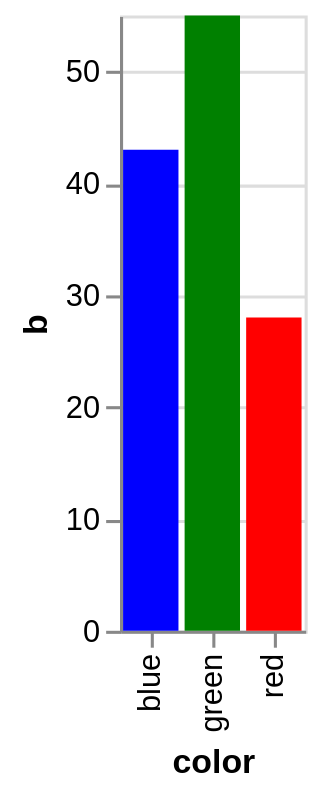

Vega-Lite specification for this chart:
### Vega specification from a JSON file in a GitHub repository (floating-point values rounded to 4 significant figures)
{"$schema": "https://vega.github.io/schema/vega/v5.json", "description": "A bar chart that directly encodes color names in the data.", "background": "white", "padding": 5, "height": 200, "style": "cell", "data": [{"name": "source_0", "values": [{"color": "red", "b": 28}, {"color": "green", "b": 55}, {"color": "blue", "b": 43}]}, {"name": "data_0", "source": "source_0", "transform": [{"type": "stack", "groupby": ["color"], "field": "b", "sort": {"field": [], "order": []}, "as": ["b_start", "b_end"], "offset": "zero"}, {"type": "filter", "expr": "isValid(datum[\"b\"]) && isFinite(+datum[\"b\"])"}]}], "signals": [{"name": "x_step", "value": 20}, {"name": "width", "update": "bandspace(domain('x').length, 0.1, 0.05) * x_step"}], "marks": [{"name": "marks", "type": "rect", "style": ["bar"], "from": {"data": "data_0"}, "encode": {"update": {"fill": {"field": "color"}, "ariaRoleDescription": {"value": "bar"}, "description": {"signal": "\"\" + \"color\" + \": \" + (isValid(datum[\"color\"]) ? datum[\"color\"] : \"\"+datum[\"color\"]) + \"; \" + \"b\" + \": \" + (format(datum[\"b\"], \"\"))"}, "x": {"scale": "x", "field": "color"}, "width": {"scale": "x", "band": 1}, "y": {"scale": "y", "field": "b_end"}, "y2": {"scale": "y", "field": "b_start"}}}}], "scales": [{"name": "x", "type": "band", "domain": {"data": "data_0", "field": "color", "sort": true}, "range": {"step": {"signal": "x_step"}}, "paddingInner": 0.1, "paddingOuter": 0.05}, {"name": "y", "type": "linear", "domain": {"data": "data_0", "fields": ["b_start", "b_end"]}, "range": [{"signal": "height"}, 0], "nice": true, "zero": true}], "axes": [{"scale": "y", "orient": "left", "gridScale": "x", "grid": true, "tickCount": {"signal": "ceil(height/40)"}, "domain": false, "labels": false, "aria": false, "maxExtent": 0, "minExtent": 0, "ticks": false, "zindex": 0}, {"scale": "x", "orient": "bottom", "grid": false, "title": "color", "labelAlign": "right", "labelAngle": 270, "labelBaseline": "middle", "zindex": 0}, {"scale": "y", "orient": "left", "grid": false, "title": "b", "labelOverlap": true, "tickCount": {"signal": "ceil(height/40)"}, "zindex": 0}]}
